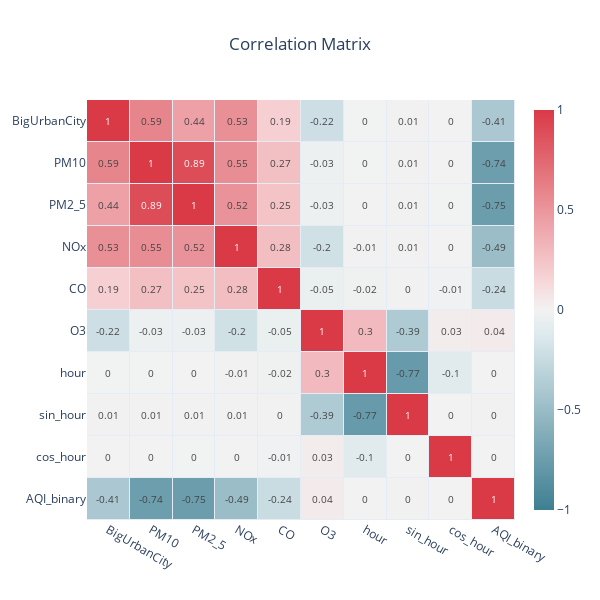

Notebook code for this chart:
### Markdown cell above
<div class="alert alert-warning">
    <b>[Question 2.3]</b> With the help of your plot and numerical results of cell 4, write your observations down.  <br
                                                                                                                
</div>

### Code cell
import plotly.graph_objs as go
"""
CELL N°5 : CORRELATION MATRIX
   
@pre:  Training dataframe  
@post: The correlation matrix between the features (target incl.) and its plot    
"""

### Code repris du fichier 'helping_functions.py' donné pour le TP1 de Data science ###

def plot_correlation_matrix(data):
    X  = [label for label in data]
    N  = data.shape[1]
    correl_mat = (data.corr()).values

    # Display the correlation in cells
    hovertext      = [ [f"corr({X[i]}, {X[j]})= {correl_mat[i][j]:.2f}" for j in range(N)] for i in range(N)]
    sns_colorscale = [ [0.0, "#3f7f93"],   [0.071, "#5890a1"], [0.143, "#72a1b0"], [0.214, "#8cb3bf"],
                    [0.286, "#a7c5cf"], [0.357, "#c0d6dd"], [0.429, "#dae8ec"], [0.5, "#f2f2f2"], 
                    [0.571, "#f7d7d9"], [0.643, "#f2bcc0"], [0.714, "#eda3a9"], [0.786, "#e8888f"], 
                    [0.857, "#e36e76"], [0.929, "#de535e"], [1.0, "#d93a46"] ]


    heat   = go.Heatmap(z = data.corr(), x = X, y = X, zmin = -1, zmax = 1, xgap = 1, ygap = 1,
                        colorscale = sns_colorscale, colorbar_thickness = 20, colorbar_ticklen = 3,
                        hovertext = hovertext, hoverinfo = "text", text=correl_mat.round(2), textfont_size=10, texttemplate="%{text}")
    title  = "Correlation Matrix"

    layout = go.Layout(title_text = title, title_x = 0.5, width = 600, height = 600,
        xaxis_showgrid = False, yaxis_showgrid = False, yaxis_autorange = "reversed")


    fig = go.Figure(data=[heat], layout=layout)
    fig.show()
    return correl_mat


correl_mat = plot_correlation_matrix(data_train)

### Figure 1 — Plotly figure (JSON) as saved in the notebook; plotly's stock layout.template omitted (floating-point values rounded to 4 significant figures)
{"data": [{"colorbar": {"thickness": 20, "ticklen": 3}, "colorscale": [[0, "#3f7f93"], [0.071, "#5890a1"], [0.143, "#72a1b0"], [0.214, "#8cb3bf"], [0.286, "#a7c5cf"], [0.357, "#c0d6dd"], [0.429, "#dae8ec"], [0.5, "#f2f2f2"], [0.571, "#f7d7d9"], [0.643, "#f2bcc0"], [0.714, "#eda3a9"], [0.786, "#e8888f"], [0.857, "#e36e76"], [0.929, "#de535e"], [1, "#d93a46"]], "hoverinfo": "text", "hovertext": [["corr(BigUrbanCity, BigUrbanCity)= 1.00", "corr(BigUrbanCity, PM10)= 0.59", "corr(BigUrbanCity, PM2_5)= 0.44", "corr(BigUrbanCity, NOx)= 0.53", "corr(BigUrbanCity, CO)= 0.19", "corr(BigUrbanCity, O3)= -0.22", "corr(BigUrbanCity, hour)= -0.00", "corr(BigUrbanCity, sin_hour)= 0.01", "corr(BigUrbanCity, cos_hour)= -0.00", "corr(BigUrbanCity, AQI_binary)= -0.41"], ["corr(PM10, BigUrbanCity)= 0.59", "corr(PM10, PM10)= 1.00", "corr(PM10, PM2_5)= 0.89", "corr(PM10, NOx)= 0.55", "corr(PM10, CO)= 0.27", "corr(PM10, O3)= -0.03", "corr(PM10, hour)= -0.00", "corr(PM10, sin_hour)= 0.01", "corr(PM10, cos_hour)= -0.00", "corr(PM10, AQI_binary)= -0.74"], ["corr(PM2_5, BigUrbanCity)= 0.44", "corr(PM2_5, PM10)= 0.89", "corr(PM2_5, PM2_5)= 1.00", "corr(PM2_5, NOx)= 0.52", "corr(PM2_5, CO)= 0.25", "corr(PM2_5, O3)= -0.03", "corr(PM2_5, hour)= -0.00", "corr(PM2_5, sin_hour)= 0.01", "corr(PM2_5, cos_hour)= -0.00", "corr(PM2_5, AQI_binary)= -0.75"], ["corr(NOx, BigUrbanCity)= 0.53", "corr(NOx, PM10)= 0.55", "corr(NOx, PM2_5)= 0.52", "corr(NOx, NOx)= 1.00", "corr(NOx, CO)= 0.28", "corr(NOx, O3)= -0.20", "corr(NOx, hour)= -0.01", "corr(NOx, sin_hour)= 0.01", "corr(NOx, cos_hour)= 0.00", "corr(NOx, AQI_binary)= -0.49"], ["corr(CO, BigUrbanCity)= 0.19", "corr(CO, PM10)= 0.27", "corr(CO, PM2_5)= 0.25", "corr(CO, NOx)= 0.28", "corr(CO, CO)= 1.00", "corr(CO, O3)= -0.05", "corr(CO, hour)= -0.02", "corr(CO, sin_hour)= 0.00", "corr(CO, cos_hour)= -0.01", "corr(CO, AQI_binary)= -0.24"], ["corr(O3, BigUrbanCity)= -0.22", "corr(O3, PM10)= -0.03", "corr(O3, PM2_5)= -0.03", "corr(O3, NOx)= -0.20", "corr(O3, CO)= -0.05", "corr(O3, O3)= 1.00", "corr(O3, hour)= 0.30", "corr(O3, sin_hour)= -0.39", "corr(O3, cos_hour)= 0.03", "corr(O3, AQI_binary)= 0.04"], ["corr(hour, BigUrbanCity)= -0.00", "corr(hour, PM10)= -0.00", "corr(hour, PM2_5)= -0.00", "corr(hour, NOx)= -0.01", "corr(hour, CO)= -0.02", "corr(hour, O3)= 0.30", "corr(hour, hour)= 1.00", "corr(hour, sin_hour)= -0.77", "corr(hour, cos_hour)= -0.10", "corr(hour, AQI_binary)= -0.00"], ["corr(sin_hour, BigUrbanCity)= 0.01", "corr(sin_hour, PM10)= 0.01", "corr(sin_hour, PM2_5)= 0.01", "corr(sin_hour, NOx)= 0.01", "corr(sin_hour, CO)= 0.00", "corr(sin_hour, O3)= -0.39", "corr(sin_hour, hour)= -0.77", "corr(sin_hour, sin_hour)= 1.00", "corr(sin_hour, cos_hour)= -0.00", "corr(sin_hour, AQI_binary)= 0.00"], ["corr(cos_hour, BigUrbanCity)= -0.00", "corr(cos_hour, PM10)= -0.00", "corr(cos_hour, PM2_5)= -0.00", "corr(cos_hour, NOx)= 0.00", "corr(cos_hour, CO)= -0.01", "corr(cos_hour, O3)= 0.03", "corr(cos_hour, hour)= -0.10", "corr(cos_hour, sin_hour)= -0.00", "corr(cos_hour, cos_hour)= 1.00", "corr(cos_hour, AQI_binary)= -0.00"], ["corr(AQI_binary, BigUrbanCity)= -0.41", "corr(AQI_binary, PM10)= -0.74", "corr(AQI_binary, PM2_5)= -0.75", "corr(AQI_binary, NOx)= -0.49", "corr(AQI_binary, CO)= -0.24", "corr(AQI_binary, O3)= 0.04", "corr(AQI_binary, hour)= -0.00", "corr(AQI_binary, sin_hour)= 0.00", "corr(AQI_binary, cos_hour)= -0.00", "corr(AQI_binary, AQI_binary)= 1.00"]], "text": [[1, 0.59, 0.44, 0.53, 0.19, -0.22, 0, 0.01, 0, -0.41], [0.59, 1, 0.89, 0.55, 0.27, -0.03, 0, 0.01, 0, -0.74], [0.44, 0.89, 1, 0.52, 0.25, -0.03, 0, 0.01, 0, -0.75], [0.53, 0.55, 0.52, 1, 0.28, -0.2, -0.01, 0.01, 0, -0.49], [0.19, 0.27, 0.25, 0.28, 1, -0.05, -0.02, 0, -0.01, -0.24], [-0.22, -0.03, -0.03, -0.2, -0.05, 1, 0.3, -0.39, 0.03, 0.04], [0, 0, 0, -0.01, -0.02, 0.3, 1, -0.77, -0.1, 0], [0.01, 0.01, 0.01, 0.01, 0, -0.39, -0.77, 1, 0, 0], [0, 0, 0, 0, -0.01, 0.03, -0.1, 0, 1, 0], [-0.41, -0.74, -0.75, -0.49, -0.24, 0.04, 0, 0, 0, 1]], "textfont": {"size": 10}, "texttemplate": "%{text}", "type": "heatmap", "x": ["BigUrbanCity", "PM10", "PM2_5", "NOx", "CO", "O3", "hour", "sin_hour", "cos_hour", "AQI_binary"], "xgap": 1, "y": ["BigUrbanCity", "PM10", "PM2_5", "NOx", "CO", "O3", "hour", "sin_hour", "cos_hour", "AQI_binary"], "ygap": 1, "z": [[1, 0.5874, 0.4413, 0.534, 0.1859, -0.2162, -0.003339, 0.005185, -1.148e-05, -0.4079], [0.5874, 1, 0.8927, 0.5457, 0.2723, -0.03394, -0.003429, 0.005681, -0.0003362, -0.7402], [0.4413, 0.8927, 1, 0.5179, 0.2512, -0.03092, -0.002876, 0.005949, -0.003694, -0.752], [0.534, 0.5457, 0.5179, 1, 0.2765, -0.1969, -0.007644, 0.007643, 0.002161, -0.4927], [0.1859, 0.2723, 0.2512, 0.2765, 1, -0.04819, -0.01581, 0.002911, -0.01027, -0.2415], [-0.2162, -0.03394, -0.03092, -0.1969, -0.04819, 1, 0.2981, -0.3866, 0.03077, 0.03724], [-0.003339, -0.003429, -0.002876, -0.007644, -0.01581, 0.2981, 1, -0.7747, -0.1025, -0.001868], [0.005185, 0.005681, 0.005949, 0.007643, 0.002911, -0.3866, -0.7747, 1, -0.001372, 0.004042], [-1.148e-05, -0.0003362, -0.003694, 0.002161, -0.01027, 0.03077, -0.1025, -0.001372, 1, -0.000965], [-0.4079, -0.7402, -0.752, -0.4927, -0.2415, 0.03724, -0.001868, 0.004042, -0.000965, 1]], "zmax": 1, "zmin": -1}], "layout": {"height": 600, "title": {"text": "Correlation Matrix", "x": 0.5}, "width": 600, "xaxis": {"showgrid": false}, "yaxis": {"autorange": "reversed", "showgrid": false}}}
